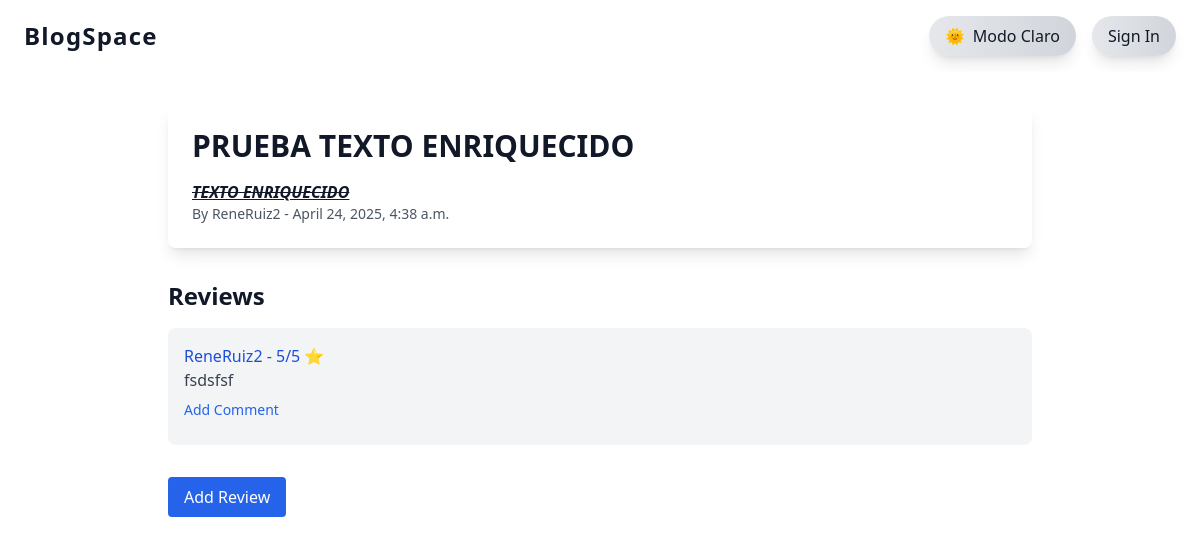
Page /blogs/blog/7/ on the earlier database version.
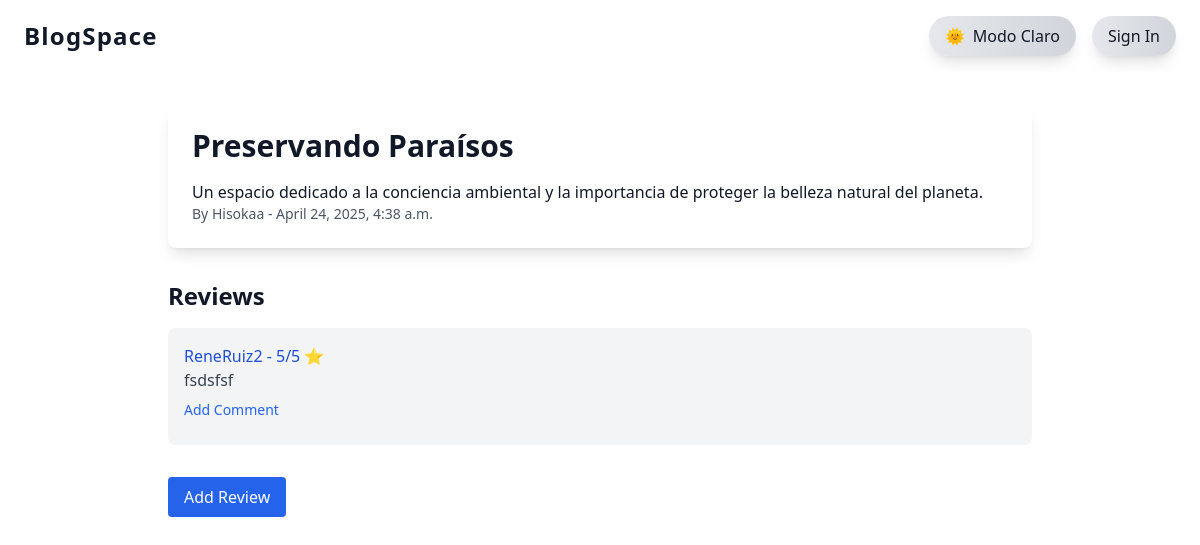
Same page on the later database version.
### blogapp/models.py (models this page shows, shortened)
class Blog(models.Model):
    title = models.CharField(max_length=200)
    content = CKEditor5Field('Content', config_name='extends')
    author = models.ForeignKey(User, on_delete=models.CASCADE)
    created_at = models.DateTimeField(auto_now_add=True)
    image = models.ImageField(upload_to='blog_images/', blank=True, null=True)

class Review(models.Model):
    blog = models.ForeignKey(Blog, on_delete=models.CASCADE, related_name='reviews')
    reviewer = models.ForeignKey(User, on_delete=models.CASCADE)
    rating = models.IntegerField(validators=[MinValueValidator(1), MaxValueValidator(5)])
    comment = models.TextField()
    created_at = models.DateTimeField(auto_now_add=True)

### blogapp/views.py (the view)
# urls.py: path('blog/<int:pk>/', views.BlogDetailView.as_view(), name='blog_detail'),
class BlogDetailView(DetailView):
    model = Blog
    template_name = 'blogapp/blog_detail.html'

### blogapp/templates/blogapp/blog_detail.html (shortened to what this page needs)
{% extends 'blogapp/base.html' %}
{% block content %}
  <article class="bg-white dark:bg-gray-900 p-6 rounded-lg shadow-lg transition-all duration-700 ease-in-out dark:text-white text-gray-900 animate-fade-in">
    <h1 class="text-3xl font-bold mb-2">{{ object.title }}</h1>
    <p class="text-gray-700 dark:text-gray-300 mb-4">{{ object.content|safe }}</p>
    <p class="text-sm text-gray-600 dark:text-gray-500">By {{ object.author.username }} - {{ object.created_at }}</p>
  </article>
  <section class="mt-8">
    <h2 class="text-2xl font-semibold mb-4 dark:from-gray-700 dark:to-gray-800 text-gray-900 dark:text-white ">Reviews</h2>
    {% for review in object.reviews.all %}
      <div class="bg-gray-100 dark:bg-gray-800 p-4 rounded-lg mb-4 transition-all duration-700 ease-in-out dark:text-white text-gray-900 animate-fade-in">
        <p class="text-blue-700 dark:text-blue-300 font-medium">{{ review.reviewer.username }} - {{ review.rating }}/5 ⭐</p>
        <p class="text-gray-700 dark:text-gray-300">{{ review.comment }}</p>
        <a href="{% url 'blogapp:add_comment' blog_pk=object.pk review_pk=review.pk %}" class="text-sm text-blue-600 dark:text-blue-400 hover:text-blue-500 dark:hover:text-blue-300 mt-2 inline-block">Add Comment</a>
      </div>
    {% empty %}
      <p class="text-gray-400">No reviews yet. Be the first to add one.</p>
    {% endfor %}
    <a href="{% url 'blogapp:add_review' object.pk %}" class="mt-4 inline-block bg-blue-600 hover:bg-blue-700 text-white px-4 py-2 rounded transition-colors">Add Review</a>
  </section>
{% endblock %}

### blogapp/templates/blogapp/base.html (shortened to what this page needs)
<!DOCTYPE html>
<html lang="en">
<head>
  <script src="https://cdn.tailwindcss.com"></script>
</head>
<body id="body" class="flex flex-col min-h-screen bg-white dark:bg-black text-gray-900 dark:text-white font-sans transition-all duration-700 ease-in-out">
  <nav class="bg-white dark:bg-gradient-to-r dark:from-gray-900 dark:to-gray-700 shadow-md py-4 px-6 transition-colors">
    <div class="max-w-6xl mx-auto flex justify-between items-center">
      <a href="{% url 'blogapp:blog_list' %}"
         class="text-gray-900 dark:text-white text-2xl font-semibold tracking-wider transition-colors animate-typing overflow-hidden whitespace-nowrap border-r-4 border-r-white pr-5">
        BlogSpace
      </a>
      <div class="flex items-center space-x-4">
        <button onclick="toggleDarkMode()" class="flex items-center gap-2 px-4 py-2 rounded-full bg-gradient-to-r from-gray-200 to-gray-300 dark:from-gray-700 dark:to-gray-800 text-gray-900 dark:text-white hover:scale-105 transition-all duration-300 shadow-lg">
          <span id="theme-icon" class="transition-transform duration-500 transform">🌞</span>
          <span id="theme-label" class="transition-opacity duration-500 ease-in-out">Modo Claro</span>
        </button>
        <button class="flex items-center gap-2 px-4 py-2 rounded-full bg-gradient-to-r from-gray-200 to-gray-300 dark:from-gray-700 dark:to-gray-800 text-gray-900 dark:text-white hover:scale-105 transition-all duration-300 shadow-lg">
          Sign In
        </button>
      </div>
    </div>
  </nav>
  <main class="flex-grow w-full bg-white dark:bg-gray-900 transition-all duration-700 ease-in-out">
    <div class="max-w-4xl mx-auto px-4 py-8">
      {% block content %}{% endblock %}
    </div>
  </main>
</body>
</html>

### blogapp/templates/blogapp/base.html (style rules this page uses)
html, body { height: 100%; scroll-behavior: smooth; transition: background-color 0.5s ease-in-out; }
.animate-fade-in { animation: fade-in 0.6s ease-out; will-change: opacity, transform; }

Differences in the rows shown:
changed Blog: title "PRUEBA TEXTO ENRIQUECIDO" → "Preservando Paraísos"; content "TEXTO ENRIQUECIDO" → "Un espacio dedicado a la conciencia ambiental y la importancia de proteger la belleza natural del planeta."; author.username "ReneRuiz2" → "Hisokaa"
